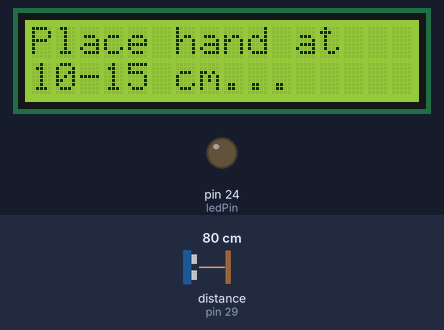
Bench run of a sketch on a simulated Arduino Mega 2560, built with avr-gcc and run on an emulated ATmega2560. On the bench: 16×2 character LCD, output pins drawn as LEDs (lit = HIGH). Wiring (inferred from the names in the program): ultrasonic range finder: trigger pin 5; echo pin 29. Inputs (shaded band) come from the test bench; at power-on: distance to the obstacle (sensor on pin 29) 80 cm. The echo pulse lasts 58.3 µs per cm; random numbers use the default seed unless the sketch sets one; pins used as bus, display or sensor lines are not drawn.

Above: at 3.2 s.
3.3 s: distance to the obstacle (sensor on pin 29) set to 18 cm
4.8 s: distance to the obstacle (sensor on pin 29) set to 13 cm
At 6.1 s:
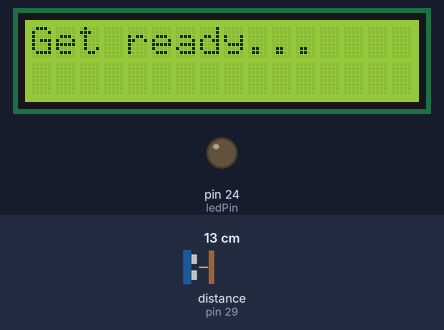
At 10.1 s:
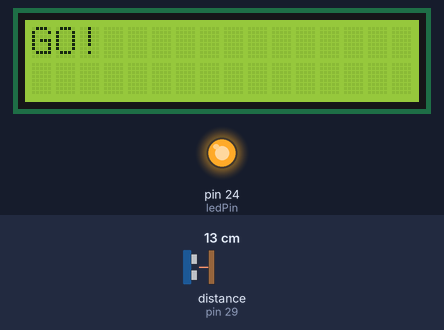
Timing chart, 0 to 11.6 s (numbered marks = the images above; inputs shaded):
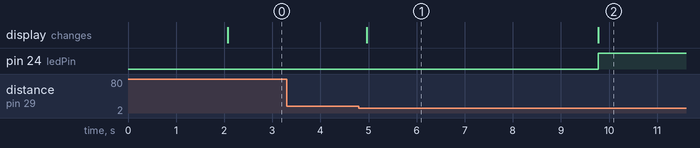

Measured:
- the behaviour switches between 16 and 15 cm on distance to the obstacle (sensor on pin 29) (found by bisection; images 0 and 1)
- after the input at 3.3 s, every drawn part: stays the same
- after the input at 4.8 s, pin 24 (ledPin): LOW → HIGH after 5.0 s; the display: changes after 0.17 s (image 1)
- what the display in image 1 shows lasts 4.8 s, from 5.0 s to 9.8 s

The sketch:

Arancino_ReflexTestGame.ino
```cpp
#include <LiquidCrystal.h>

// GPIO pins for LCD display control

#define RS 8
#define ENABLE 4

#define DB4 38
#define DB5 3
#define DB6 6
#define DB7 7

// Initialize the library by associating any needed LCD interface pin
// with the Arancino GPIO pin number it is connected to
LiquidCrystal lcd(RS, ENABLE, DB4, DB5, DB6, DB7);

// Define ultrasonic sensor pins
const int trigPin = 5;
const int echoPin = 29;

// Define LED pin for "GO!" signal
const int ledPin  = 24;

// Variables for distance measurement
long duration;
float distance;
float initialDistance;

// Variables for timing
unsigned long startTime;
unsigned long reactionTime;

// Distance variation threshold to detect movement (in cm)
const float tolerance = 5.0;

void setup() {
  // Set pin modes
  pinMode(trigPin, OUTPUT);
  pinMode(echoPin, INPUT);
  pinMode(ledPin, OUTPUT);

  digitalWrite(ledPin, LOW); // Turn off LED

  // Initialize the LCD (16 columns, 2 rows)
  lcd.begin(16, 2);
  lcd.print("Reflex Game Ready");
  delay(2000); // Show welcome message
  lcd.clear();
}

void loop() {
  // --- PHASE 1: WAIT FOR PLAYER'S HAND ---
  lcd.setCursor(0, 0);
  lcd.print("Place hand at");
  lcd.setCursor(0, 1);
  lcd.print("10-15 cm...");

  // Continuously check until hand is in position
  initialDistance = readDistance();
  while (initialDistance < 10 || initialDistance > 15) {
    initialDistance = readDistance();
    delay(100);
  }

  // Notify player to get ready
  lcd.clear();
  lcd.setCursor(0, 0);
  lcd.print("Get ready...");
  delay(1000);

  // --- PHASE 2: RANDOM WAIT BEFORE "GO!" ---
  int waitTime = random(2000, 5000); // 2 to 5 seconds
  delay(waitTime);

  // --- PHASE 3: "GO!" SIGNAL ---
  digitalWrite(ledPin, HIGH); // Turn on LED as signal
  lcd.clear();
  lcd.setCursor(0, 0);
  lcd.print("GO!");

  // Record time when signal is given
  startTime = millis();

  // --- PHASE 4: WAIT FOR HAND TO MOVE ---
  while (true) {
    distance = readDistance();

    // If distance changes beyond threshold, detect reaction
    if (abs(distance - initialDistance) > tolerance) {
      reactionTime = millis() - startTime;
      digitalWrite(ledPin, LOW); // Turn off LED

      // Display result on LCD
      lcd.clear();
      lcd.setCursor(0, 0);
      lcd.print("Reaction time:");
      lcd.setCursor(0, 1);
      lcd.print(reactionTime);
      lcd.print(" ms");

      break;
    }
    delay(10); // Sampling delay
  }

  // Wait before starting a new round
  delay(3000);
}

// --- Function to read distance from HC-SR04 ---
float readDistance() {
  // Trigger the ultrasonic pulse
  digitalWrite(trigPin, LOW);
  delayMicroseconds(2);
  digitalWrite(trigPin, HIGH);
  delayMicroseconds(10);
  digitalWrite(trigPin, LOW);

  // Measure pulse duration on ECHO pin
  duration = pulseIn(echoPin, HIGH, 20000); // Timeout: 20 ms (~3.4 m)

  // If no echo, return 0
  if (duration == 0) return 0;

  // Convert time to distance in cm
  return (duration * 0.0343) / 2;
}
```
